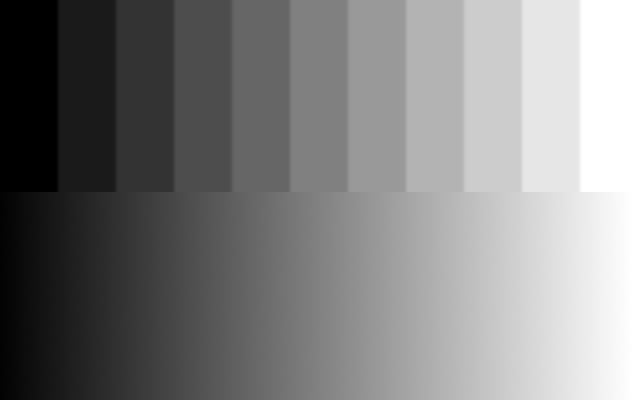
#> input picture 01_basic/assets/grey.png, 638 x 400 px, found by its file name
$ python 06_thresholding.py
#> lines starting #> are read from the running program, lines starting #| are printed output that depends on the picture
import cv2

img = cv2.imread(r'assets\grey.png')
#> img is the input picture: shape (400, 638, 3); mean B, G, R 128.5, 128.5, 128.5
print(img)
#> (printed output is left out)
cv2.imshow('img', img)

thresh_binary = cv2.threshold(src=img, thresh=150, maxval=255, type=cv2.THRESH_BINARY)[1]
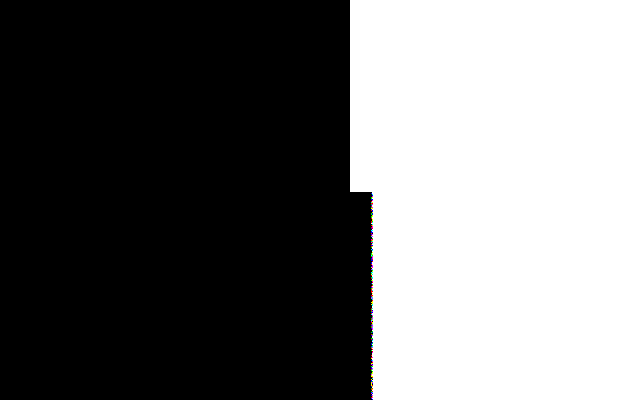
#> thresh_binary: shape (400, 638, 3); mean B, G, R 110.5, 110.5, 110.5
# cv2.imshow('thresh_binary', thresh_binary)

for thresh in range(50, 250, 50):
    thresh_binary = cv2.threshold(src=img, thresh=thresh, maxval=255, type=cv2.THRESH_BINARY)[1]
    cv2.imshow(f'thresh_binary: {thresh}', thresh_binary)
    cv2.waitKey(2500)
    cv2.destroyWindow(f'thresh_binary: {thresh}')
#> this loop made 4 passes
#> pass 1, `thresh_binary = cv2.threshold(src=img, thresh=thresh, maxval=255, type..`:
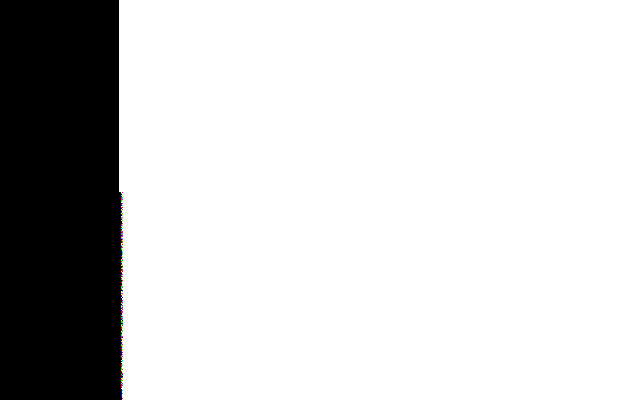
#> thresh_binary: shape (400, 638, 3); mean B, G, R 206.8, 206.8, 206.9
#> pass 2, `thresh_binary = cv2.threshold(src=img, thresh=thresh, maxval=255, type..`:
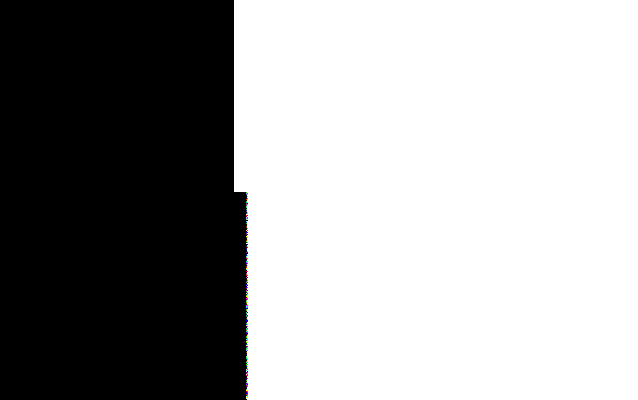
#> thresh_binary: shape (400, 638, 3); mean B, G, R 158.8, 158.8, 158.8

cv2.waitKey(0)
